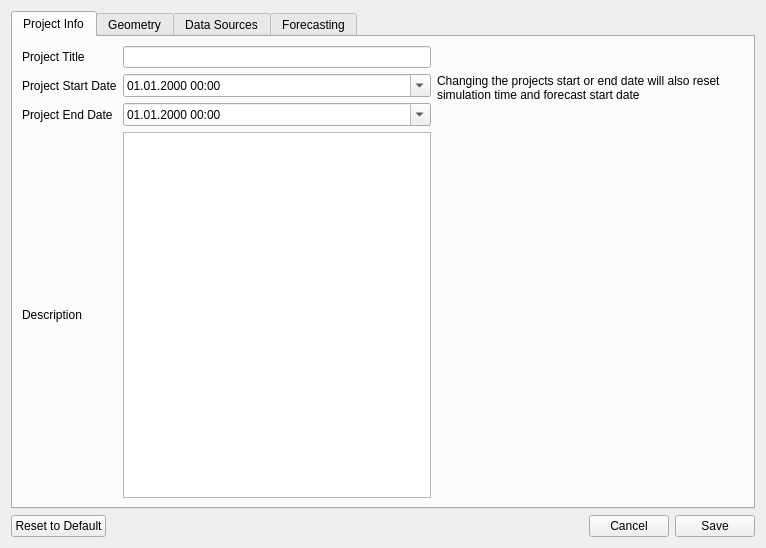
<?xml version="1.0" encoding="UTF-8"?>
<ui version="4.0">
 <class>SettingsWindow</class>
 <widget class="QDialog" name="SettingsWindow">
  <property name="geometry">
   <rect>
    <x>0</x>
    <y>0</y>
    <width>766</width>
    <height>548</height>
   </rect>
  </property>
  <property name="minimumSize">
   <size>
    <width>766</width>
    <height>548</height>
   </size>
  </property>
  <property name="maximumSize">
   <size>
    <width>766</width>
    <height>548</height>
   </size>
  </property>
  <property name="windowTitle">
   <string>RAMSIS Configuration</string>
  </property>
  <layout class="QGridLayout" name="gridLayout_6">
   <item row="0" column="0">
    <widget class="QTabWidget" name="settingsTabs">
     <property name="tabShape">
      <enum>QTabWidget::Rounded</enum>
     </property>
     <property name="currentIndex">
      <number>0</number>
     </property>
     <widget class="QWidget" name="tabProjectInfo">
      <attribute name="title">
       <string>Project Info</string>
      </attribute>
      <layout class="QGridLayout" name="gridLayout">
       <item row="1" column="0">
        <widget class="QLabel" name="label_2">
         <property name="text">
          <string>Project Start Date</string>
         </property>
        </widget>
       </item>
       <item row="0" column="0">
        <widget class="QLabel" name="label_3">
         <property name="text">
          <string>Project Title</string>
         </property>
        </widget>
       </item>
       <item row="3" column="1">
        <widget class="QPlainTextEdit" name="descriptionEdit"/>
       </item>
       <item row="2" column="0">
        <widget class="QLabel" name="label">
         <property name="text">
          <string>Project End Date</string>
         </property>
        </widget>
       </item>
       <item row="1" column="1">
        <widget class="QDateTimeEdit" name="projectStartEdit">
         <property name="displayFormat">
          <string>dd.MM.yyyy HH:mm</string>
         </property>
         <property name="calendarPopup">
          <bool>true</bool>
         </property>
         <property name="timeSpec">
          <enum>Qt::LocalTime</enum>
         </property>
        </widget>
       </item>
       <item row="3" column="0">
        <widget class="QLabel" name="label_4">
         <property name="text">
          <string>Description</string>
         </property>
         <property name="alignment">
          <set>Qt::AlignLeading|Qt::AlignLeft|Qt::AlignVCenter</set>
         </property>
        </widget>
       </item>
       <item row="0" column="1">
        <widget class="QLineEdit" name="projectTitleEdit"/>
       </item>
       <item row="2" column="1">
        <widget class="QDateTimeEdit" name="projectEndEdit">
         <property name="displayFormat">
          <string>dd.MM.yyyy HH:mm</string>
         </property>
         <property name="calendarPopup">
          <bool>true</bool>
         </property>
         <property name="timeSpec">
          <enum>Qt::LocalTime</enum>
         </property>
        </widget>
       </item>
       <item row="3" column="2">
        <spacer name="horizontalSpacer_4">
         <property name="orientation">
          <enum>Qt::Horizontal</enum>
         </property>
         <property name="sizeHint" stdset="0">
          <size>
           <width>40</width>
           <height>20</height>
          </size>
         </property>
        </spacer>
       </item>
       <item row="1" column="2" rowspan="2">
        <widget class="QLabel" name="label_8">
         <property name="enabled">
          <bool>true</bool>
         </property>
         <property name="text">
          <string>Changing the projects start or end date will also reset simulation time and forecast start date</string>
         </property>
         <property name="alignment">
          <set>Qt::AlignLeading|Qt::AlignLeft|Qt::AlignTop</set>
         </property>
         <property name="wordWrap">
          <bool>true</bool>
         </property>
         <property name="margin">
          <number>0</number>
         </property>
         <property name="indent">
          <number>0</number>
         </property>
        </widget>
       </item>
      </layout>
     </widget>
     <widget class="QWidget" name="tab">
      <attribute name="title">
       <string>Geometry</string>
      </attribute>
      <layout class="QGridLayout" name="gridLayout_8">
       <item row="1" column="0">
        <spacer name="verticalSpacer_3">
         <property name="orientation">
          <enum>Qt::Vertical</enum>
         </property>
         <property name="sizeHint" stdset="0">
          <size>
           <width>20</width>
           <height>40</height>
          </size>
         </property>
        </spacer>
       </item>
       <item row="0" column="0">
        <widget class="QGroupBox" name="groupBox_3">
         <property name="sizePolicy">
          <sizepolicy hsizetype="Preferred" vsizetype="Preferred">
           <horstretch>0</horstretch>
           <verstretch>0</verstretch>
          </sizepolicy>
         </property>
         <property name="title">
          <string>Reference Point (WGS84)</string>
         </property>
         <layout class="QFormLayout" name="formLayout">
          <item row="0" column="0">
           <widget class="QLabel" name="label_9">
            <property name="text">
             <string>Lat [deg]</string>
            </property>
            <property name="alignment">
             <set>Qt::AlignRight|Qt::AlignTrailing|Qt::AlignVCenter</set>
            </property>
           </widget>
          </item>
          <item row="0" column="1">
           <widget class="QLineEdit" name="refLatEdit">
            <property name="maximumSize">
             <size>
              <width>150</width>
              <height>16777215</height>
             </size>
            </property>
            <property name="alignment">
             <set>Qt::AlignRight|Qt::AlignTrailing|Qt::AlignVCenter</set>
            </property>
            <property name="placeholderText">
             <string>47.379</string>
            </property>
           </widget>
          </item>
          <item row="1" column="0">
           <widget class="QLabel" name="label_10">
            <property name="text">
             <string>Lon [deg]</string>
            </property>
            <property name="alignment">
             <set>Qt::AlignRight|Qt::AlignTrailing|Qt::AlignVCenter</set>
            </property>
           </widget>
          </item>
          <item row="1" column="1">
           <widget class="QLineEdit" name="refLonEdit">
            <property name="maximumSize">
             <size>
              <width>150</width>
              <height>16777215</height>
             </size>
            </property>
            <property name="alignment">
             <set>Qt::AlignRight|Qt::AlignTrailing|Qt::AlignVCenter</set>
            </property>
            <property name="placeholderText">
             <string>8.547</string>
            </property>
           </widget>
          </item>
          <item row="2" column="0">
           <widget class="QLabel" name="label_11">
            <property name="text">
             <string>Elevation [m]</string>
            </property>
            <property name="alignment">
             <set>Qt::AlignRight|Qt::AlignTrailing|Qt::AlignVCenter</set>
            </property>
           </widget>
          </item>
          <item row="2" column="1">
           <widget class="QLineEdit" name="refHEdit">
            <property name="maximumSize">
             <size>
              <width>150</width>
              <height>16777215</height>
             </size>
            </property>
            <property name="alignment">
             <set>Qt::AlignRight|Qt::AlignTrailing|Qt::AlignVCenter</set>
            </property>
            <property name="placeholderText">
             <string>450</string>
            </property>
           </widget>
          </item>
         </layout>
        </widget>
       </item>
       <item row="0" column="1">
        <widget class="QLabel" name="label_7">
         <property name="text">
          <string>The Reference Point is used to compute local coordinates from WGS84 coordinates</string>
         </property>
         <property name="wordWrap">
          <bool>true</bool>
         </property>
        </widget>
       </item>
       <item row="0" column="2">
        <spacer name="horizontalSpacer_8">
         <property name="orientation">
          <enum>Qt::Horizontal</enum>
         </property>
         <property name="sizeHint" stdset="0">
          <size>
           <width>40</width>
           <height>20</height>
          </size>
         </property>
        </spacer>
       </item>
      </layout>
     </widget>
     <widget class="QWidget" name="tabDataSources">
      <attribute name="title">
       <string>Data Sources</string>
      </attribute>
      <layout class="QVBoxLayout" name="verticalLayout">
       <item>
        <widget class="QGroupBox" name="groupBox">
         <property name="title">
          <string>Seismic Data</string>
         </property>
         <layout class="QGridLayout" name="gridLayout_5">
          <item row="1" column="0">
           <widget class="QLabel" name="label_5">
            <property name="sizePolicy">
             <sizepolicy hsizetype="Preferred" vsizetype="Preferred">
              <horstretch>0</horstretch>
              <verstretch>0</verstretch>
             </sizepolicy>
            </property>
            <property name="minimumSize">
             <size>
              <width>80</width>
              <height>0</height>
             </size>
            </property>
            <property name="text">
             <string>FDSNWS Url</string>
            </property>
           </widget>
          </item>
          <item row="1" column="1">
           <widget class="QLineEdit" name="fdsnUrlEdit">
            <property name="placeholderText">
             <string>http://fdsn.example.com/fdsnws/event/1/</string>
            </property>
           </widget>
          </item>
          <item row="1" column="2">
           <spacer name="horizontalSpacer_5">
            <property name="orientation">
             <enum>Qt::Horizontal</enum>
            </property>
            <property name="sizeHint" stdset="0">
             <size>
              <width>40</width>
              <height>20</height>
             </size>
            </property>
           </spacer>
          </item>
          <item row="0" column="0" colspan="2">
           <widget class="QCheckBox" name="enableFdsnCheckBox">
            <property name="text">
             <string>Use FDSN Event Service</string>
            </property>
           </widget>
          </item>
         </layout>
        </widget>
       </item>
       <item>
        <widget class="QGroupBox" name="groupBox_2">
         <property name="title">
          <string>Hydraulic Data</string>
         </property>
         <layout class="QGridLayout" name="gridLayout_7">
          <item row="1" column="0">
           <widget class="QLabel" name="label_6">
            <property name="minimumSize">
             <size>
              <width>80</width>
              <height>0</height>
             </size>
            </property>
            <property name="text">
             <string>HYDWS Url</string>
            </property>
           </widget>
          </item>
          <item row="1" column="2">
           <spacer name="horizontalSpacer_6">
            <property name="orientation">
             <enum>Qt::Horizontal</enum>
            </property>
            <property name="sizeHint" stdset="0">
             <size>
              <width>40</width>
              <height>20</height>
             </size>
            </property>
           </spacer>
          </item>
          <item row="1" column="1">
           <widget class="QLineEdit" name="hydwsUrlEdit">
            <property name="text">
             <string/>
            </property>
            <property name="placeholderText">
             <string>http://hydws.example.com</string>
            </property>
           </widget>
          </item>
          <item row="0" column="0" colspan="2">
           <widget class="QCheckBox" name="enableHydwsCheckBox">
            <property name="text">
             <string>Use HYDWS Service</string>
            </property>
           </widget>
          </item>
         </layout>
        </widget>
       </item>
       <item>
        <spacer name="verticalSpacer_2">
         <property name="orientation">
          <enum>Qt::Vertical</enum>
         </property>
         <property name="sizeHint" stdset="0">
          <size>
           <width>20</width>
           <height>40</height>
          </size>
         </property>
        </spacer>
       </item>
      </layout>
     </widget>
     <widget class="QWidget" name="tabForecasting">
      <attribute name="title">
       <string>Forecasting</string>
      </attribute>
      <layout class="QVBoxLayout" name="verticalLayout_2">
       <item>
        <widget class="QGroupBox" name="schedulingBox">
         <property name="title">
          <string>Scheduling</string>
         </property>
         <property name="alignment">
          <set>Qt::AlignLeading|Qt::AlignLeft|Qt::AlignTop</set>
         </property>
         <layout class="QGridLayout" name="gridLayout_2">
          <item row="1" column="6">
           <spacer name="horizontalSpacer_3">
            <property name="orientation">
             <enum>Qt::Horizontal</enum>
            </property>
            <property name="sizeHint" stdset="0">
             <size>
              <width>40</width>
              <height>20</height>
             </size>
            </property>
           </spacer>
          </item>
          <item row="1" column="5">
           <widget class="QDateTimeEdit" name="firstForecastBox">
            <property name="displayFormat">
             <string>dd.MM.yyyy HH:mm</string>
            </property>
            <property name="calendarPopup">
             <bool>true</bool>
            </property>
           </widget>
          </item>
          <item row="1" column="3">
           <widget class="QSpinBox" name="forecastBinTimeBox">
            <property name="enabled">
             <bool>true</bool>
            </property>
            <property name="autoFillBackground">
             <bool>false</bool>
            </property>
            <property name="frame">
             <bool>true</bool>
            </property>
            <property name="alignment">
             <set>Qt::AlignRight|Qt::AlignTrailing|Qt::AlignVCenter</set>
            </property>
            <property name="suffix">
             <string> h</string>
            </property>
            <property name="minimum">
             <number>1</number>
            </property>
            <property name="maximum">
             <number>24</number>
            </property>
            <property name="value">
             <number>6</number>
            </property>
           </widget>
          </item>
          <item row="1" column="0">
           <widget class="QLabel" name="forecastIntervalLabel">
            <property name="text">
             <string>Compute forecasts every</string>
            </property>
            <property name="alignment">
             <set>Qt::AlignLeading|Qt::AlignLeft|Qt::AlignVCenter</set>
            </property>
           </widget>
          </item>
          <item row="1" column="2">
           <widget class="QLabel" name="forLabel">
            <property name="text">
             <string>for</string>
            </property>
            <property name="alignment">
             <set>Qt::AlignLeading|Qt::AlignLeft|Qt::AlignVCenter</set>
            </property>
           </widget>
          </item>
          <item row="1" column="1">
           <widget class="QSpinBox" name="forecastIntervalBox">
            <property name="enabled">
             <bool>true</bool>
            </property>
            <property name="autoFillBackground">
             <bool>false</bool>
            </property>
            <property name="frame">
             <bool>true</bool>
            </property>
            <property name="alignment">
             <set>Qt::AlignRight|Qt::AlignTrailing|Qt::AlignVCenter</set>
            </property>
            <property name="suffix">
             <string> h</string>
            </property>
            <property name="minimum">
             <number>1</number>
            </property>
            <property name="maximum">
             <number>24</number>
            </property>
            <property name="value">
             <number>6</number>
            </property>
           </widget>
          </item>
          <item row="1" column="4">
           <widget class="QLabel" name="futureLabel">
            <property name="text">
             <string>into the future. Start on</string>
            </property>
            <property name="alignment">
             <set>Qt::AlignLeading|Qt::AlignLeft|Qt::AlignVCenter</set>
            </property>
           </widget>
          </item>
          <item row="2" column="1">
           <widget class="QSpinBox" name="rateIntervalBox">
            <property name="enabled">
             <bool>true</bool>
            </property>
            <property name="autoFillBackground">
             <bool>false</bool>
            </property>
            <property name="frame">
             <bool>true</bool>
            </property>
            <property name="alignment">
             <set>Qt::AlignRight|Qt::AlignTrailing|Qt::AlignVCenter</set>
            </property>
            <property name="suffix">
             <string> min</string>
            </property>
            <property name="minimum">
             <number>1</number>
            </property>
            <property name="maximum">
             <number>60</number>
            </property>
            <property name="value">
             <number>1</number>
            </property>
           </widget>
          </item>
          <item row="2" column="0">
           <widget class="QLabel" name="rateIntervalLabel">
            <property name="text">
             <string>Compute seismic rates every</string>
            </property>
            <property name="alignment">
             <set>Qt::AlignLeading|Qt::AlignLeft|Qt::AlignVCenter</set>
            </property>
           </widget>
          </item>
          <item row="0" column="0" colspan="2">
           <widget class="QCheckBox" name="enableAutoSchedulingCheckBox">
            <property name="text">
             <string>Enable Automatic Scheduling</string>
            </property>
            <property name="checked">
             <bool>true</bool>
            </property>
           </widget>
          </item>
         </layout>
        </widget>
       </item>
       <item>
        <widget class="QGroupBox" name="modelsBox">
         <property name="title">
          <string>Models</string>
         </property>
         <layout class="QGridLayout" name="gridLayout_3">
          <item row="0" column="0">
           <widget class="QCheckBox" name="enableRjCheckBox">
            <property name="enabled">
             <bool>true</bool>
            </property>
            <property name="text">
             <string>Reasenberg - Jones</string>
            </property>
            <property name="checked">
             <bool>true</bool>
            </property>
           </widget>
          </item>
          <item row="0" column="1">
           <widget class="QPushButton" name="rjConfigButton">
            <property name="enabled">
             <bool>true</bool>
            </property>
            <property name="text">
             <string>Configure...</string>
            </property>
           </widget>
          </item>
          <item row="1" column="0">
           <widget class="QCheckBox" name="enableEtasCheckBox">
            <property name="enabled">
             <bool>true</bool>
            </property>
            <property name="text">
             <string>ETAS</string>
            </property>
            <property name="checked">
             <bool>true</bool>
            </property>
           </widget>
          </item>
          <item row="1" column="1">
           <widget class="QPushButton" name="etasConfigButton">
            <property name="enabled">
             <bool>true</bool>
            </property>
            <property name="text">
             <string>Configure...</string>
            </property>
           </widget>
          </item>
          <item row="0" column="2">
           <spacer name="horizontalSpacer_2">
            <property name="orientation">
             <enum>Qt::Horizontal</enum>
            </property>
            <property name="sizeHint" stdset="0">
             <size>
              <width>40</width>
              <height>20</height>
             </size>
            </property>
           </spacer>
          </item>
         </layout>
        </widget>
       </item>
       <item>
        <widget class="QGroupBox" name="outputBox">
         <property name="title">
          <string>Output</string>
         </property>
         <layout class="QGridLayout" name="gridLayout_4">
          <item row="0" column="0" colspan="2">
           <widget class="QCheckBox" name="writeResultsToFileCheckBox">
            <property name="text">
             <string>Write forecasting results to disk</string>
            </property>
            <property name="checked">
             <bool>true</bool>
            </property>
           </widget>
          </item>
          <item row="1" column="3">
           <widget class="QPushButton" name="clearOutputDirButton">
            <property name="text">
             <string>Clear Output Directory</string>
            </property>
           </widget>
          </item>
          <item row="1" column="0">
           <widget class="QPushButton" name="selectOutputDirButton">
            <property name="text">
             <string>Output Directory...</string>
            </property>
           </widget>
          </item>
          <item row="1" column="1">
           <widget class="QLabel" name="outputPathLabel">
            <property name="font">
             <font>
              <pointsize>10</pointsize>
             </font>
            </property>
            <property name="text">
             <string>~/Desktop/RamsisResults</string>
            </property>
           </widget>
          </item>
          <item row="1" column="2">
           <spacer name="horizontalSpacer_7">
            <property name="orientation">
             <enum>Qt::Horizontal</enum>
            </property>
            <property name="sizeHint" stdset="0">
             <size>
              <width>40</width>
              <height>20</height>
             </size>
            </property>
           </spacer>
          </item>
         </layout>
        </widget>
       </item>
       <item>
        <spacer name="verticalSpacer">
         <property name="orientation">
          <enum>Qt::Vertical</enum>
         </property>
         <property name="sizeHint" stdset="0">
          <size>
           <width>20</width>
           <height>40</height>
          </size>
         </property>
        </spacer>
       </item>
      </layout>
     </widget>
    </widget>
   </item>
   <item row="1" column="0">
    <layout class="QHBoxLayout" name="horizontalLayout">
     <item>
      <widget class="QPushButton" name="resetToDefaultButton">
       <property name="text">
        <string>Reset to Default</string>
       </property>
      </widget>
     </item>
     <item>
      <spacer name="horizontalSpacer">
       <property name="orientation">
        <enum>Qt::Horizontal</enum>
       </property>
       <property name="sizeHint" stdset="0">
        <size>
         <width>40</width>
         <height>20</height>
        </size>
       </property>
      </spacer>
     </item>
     <item>
      <widget class="QPushButton" name="cancelButton">
       <property name="text">
        <string>Cancel</string>
       </property>
      </widget>
     </item>
     <item>
      <widget class="QPushButton" name="saveButton">
       <property name="text">
        <string>Save</string>
       </property>
      </widget>
     </item>
    </layout>
   </item>
  </layout>
 </widget>
 <resources/>
 <connections/>
</ui>
